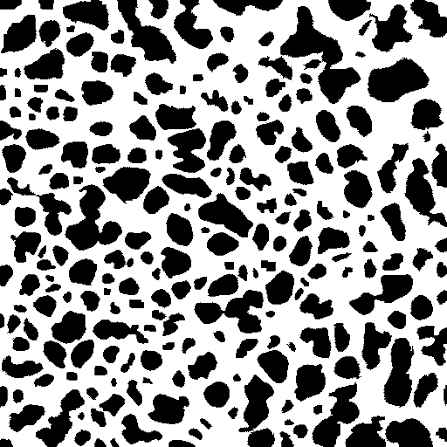
#> input picture data/cheetah.png, 447 x 447 px, found by its file name
$ python main.py
#> lines starting #> are read from the running program, lines starting #| are printed output that depends on the picture; after the words box and inside, x2 and y2 are one past the last pixel; in counts of white or black regions, pixels touching at a corner belong together
import os
import cv2

img = cv2.imread(os.path.join('.', 'data', 'cheetah.png'))
#> img is the input picture: shape (447, 447, 3); min 0, max 255, mean 149.2

img_gray = cv2.cvtColor(img, cv2.COLOR_BGR2GRAY)

ret, thresh = cv2.threshold(img_gray, 127, 255, cv2.THRESH_BINARY_INV)
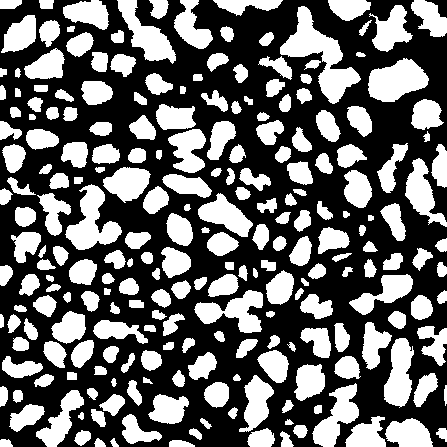
#> thresh: shape (447, 447); 40.5% white; 235 white regions

contours, hierarchy = cv2.findContours(thresh, cv2.RETR_TREE, cv2.CHAIN_APPROX_SIMPLE)
#> contours = 237 contours, 2 with area under 20; largest, box (x1, y1, x2, y2) and area: (280, 6, 361, 104) 2524, (368, 58, 429, 102) 1702, (65, 184, 122, 250) 1664, (117, 0, 176, 64) 1413, (194, 290, 263, 333) 1363

for cnt in contours:
    if cv2.contourArea(cnt) > 100:
        # cv2.drawContours(img, cnt, -1, (0, 255, 0), 1)

        x1, y1, w, h = cv2.boundingRect(cnt)

        cv2.rectangle(img, (x1, y1), (x1 + w, y1 + h), (0, 255, 0), 2)
#> this loop made 237 passes
#> (x1, y1, w, h) on passes 1, 5, 6, 8, 10, 12, 14, 15, 17, 20, 22, 23: (169, 440, 26, 7), (280, 431, 14, 16), (74, 430, 17, 16), (247, 428, 28, 19), (293, 425, 15, 13), (385, 418, 48, 29), (345, 416, 41, 31), (122, 414, 40, 30), (91, 409, 15, 18), (9, 404, 36, 28), (148, 394, 41, 30), (99, 394, 26, 22)
#> cnt on pass 50: [[288, 345], [289, 344], [290, 345], [289, 346]]
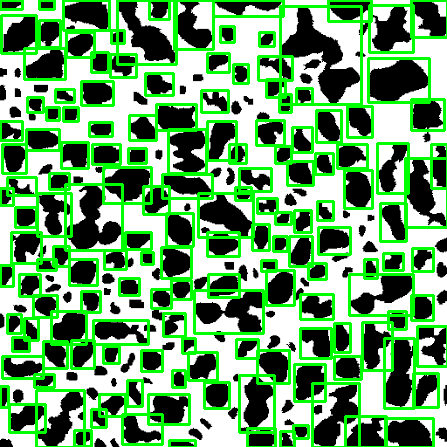
#> img: shape (447, 447, 3); mean B, G, R 104.8, 161.3, 104.8

cv2.imshow('img', img)
cv2.imshow('thresh', thresh)
cv2.waitKey(0)

$ run again, with data/lion.jpg saved as data/cheetah.png
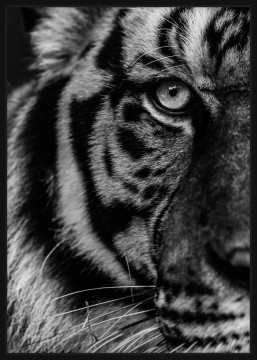
#> input picture data/lion.jpg, 257 x 360 px, found by its file name
#> img is the input picture: shape (360, 257, 3); min 0, max 232, mean 64.6
#> `ret, thresh = cv2.threshold(img_gray, 127, 255, cv2.THRESH_BINARY_INV)`:
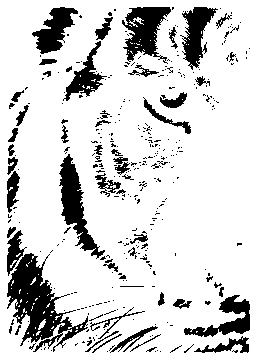
#> thresh: shape (360, 257); 83% white; 359 black regions (302 under 20 px)
#> contours = 658 contours, 575 with area under 20; largest, box (x1, y1, x2, y2) and area: (0, 0, 257, 360) 91904, (6, 252, 89, 347) 3420, (58, 153, 106, 259) 1754, (121, 6, 172, 62) 1692, (181, 6, 219, 69) 1184
#> the loop `for cnt in contours:` made 658 passes
#> (cnt, x1, y1, w, h) on pass 1: ([[0, 0], [0, 359], [256, 359], [256, 0]], 0, 0, 257, 360)
#> after the loop `for cnt in contours:`:
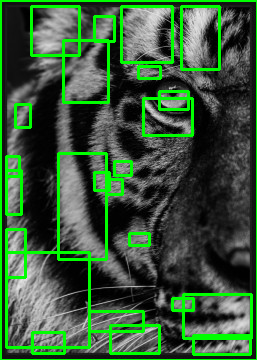
#> img: shape (360, 257, 3); 12.46% of pixels changed, all inside (x1, y1, x2, y2) = (0, 0, 257, 360)
